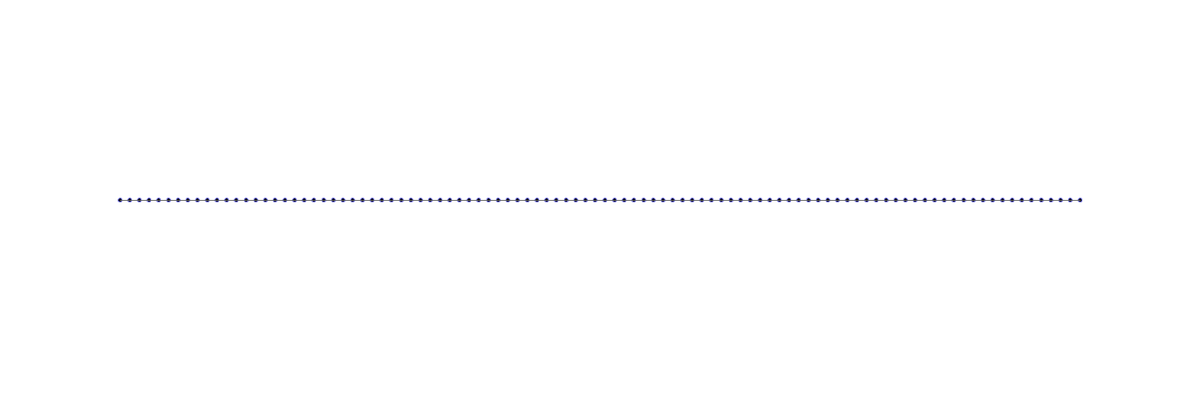
Frame 1 (no input)
Frame 60 (the mouse pressed at the canvas centre just before this capture): identical to frame 1, image omitted
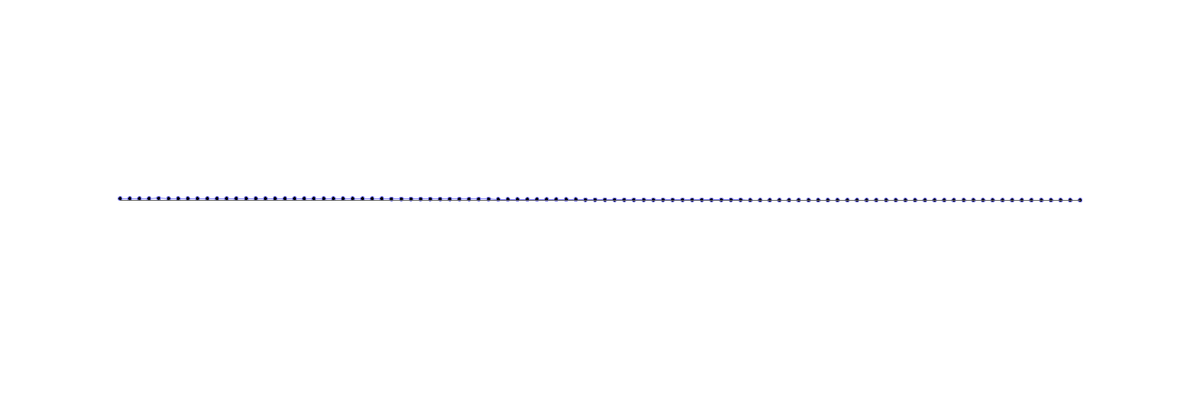
Frame 120 (the mouse held since frame 60 and released just before this capture)

The Processing sketch that drew these frames (run headless with seeded random() and noise(); from frame 60 on, the mouse is pressed at the canvas centre):

// Processing sketch: string_tension_transverse_wave_resonance
// ── string_tension_transverse_wave_resonance.pde
/*
  string_tension_transverse_wave_resonance.pde
  
 - Akira Kageyama (kage@port.kobe-u.ac.jp)
 
 - History
           2026.04.12: cp and revise string_catenary2.pde. 
                       This is string_tension_transverse_wave.           
           2026.04.23: Rename from sring_tension_transverse_wave.
                       This is string_tension_transverse_wave_resonance.
  

 - Note
         - We solve only the vertical (y-direcional) motion of each particle.
 
 - Usage 
           Mouse click : Start/Stop calculation
 
 */

boolean RunningStateToggle = false;


// string in natural state:     ooooooooooooooooooooooooooooooo
//                              .                               .
//                              .                                 .
// string in streched state :   ooooooooooooooooooooooooooooooooooooo
//
//
//
// When NUM_OF_PARTICLES = 7
//
//         particle number:       0    1    2    3    4    5    6
//                               /    /    /    /    /    /    / 
// string in natural state:     *----*----*----*----*----*----*
//                              .                               .
//                              .                                 .
// string in streched state :   *-----*-----*-----*-----*-----*-----*
//                             /     /     /     /     /     /     /
//                            0     1     2     3     4     5     6
//


//--------------------<input parameters>--------------------
final float STRING_NATURAL_LENGTH   = 1.0;    // (m)
final float STRING_STRETCHED_LENGTH = 1.1;    // (m)
final float STRING_MASS             = 0.001;  // (kg)
final float STRING_TENSION_FORCE    = 1.0;    // (N)
final int NUM_OF_PARTICLES = 100;   
final int DISPLAY_SPEED = 50;  // the larger, the higher quicker.
final boolean DISPLAY_PHASE_VELOCITY_MARKS = false;
//-------------------</input parameters>--------------------


//--------------------<derived parameters>--------------------

final float STRING_STRETCH 
              = STRING_STRETCHED_LENGTH-STRING_NATURAL_LENGTH; // (m)
final float STRING_TENSION_COEFFICIENT
              = STRING_TENSION_FORCE / STRING_STRETCH; // (N)(m)^{-1}
final float STRING_MASS_DENSITY 
              = STRING_MASS / STRING_NATURAL_LENGTH;  // (kg)(m)^{-1}
//
//
//                                        NATURAL_DISTANCE_BETWEEN_PARTICLES
//                                        . 
//                                        .
//                                     |--+-|
//         particle number:       0    1    2    3    4    5    6
//                               /    /    /    /    /    /    / 
// string in natural state:     *----*----*====*----*----*----*
//                                           |
//                                           spring between particles
//
//
//                   i-th particle    (i+1)-th particle
//                   /               /
//                  o = = = = = = = o
//                           .
//                            .
//                             spring between particles
//
//
// string in streched state :   *-----*-----*-----*-----*-----*-----*
//                             /     /     /     /     /     /     /
//                            0     1     2     3     4     5     6

//                
final float SPRING_NATURAL_LENGTH = STRING_NATURAL_LENGTH / (NUM_OF_PARTICLES-1);
final float SPRING_STRETCHED_LENGTH = STRING_STRETCHED_LENGTH / (NUM_OF_PARTICLES-1);
final float MASS_OF_A_PARTICLE = STRING_MASS_DENSITY * SPRING_NATURAL_LENGTH;
final float SPRING_STRETCH = SPRING_STRETCHED_LENGTH - SPRING_NATURAL_LENGTH;
final float SPRING_CONST = STRING_TENSION_FORCE / SPRING_STRETCH;

final float STRING_PHASE_VELOCITY = sqrt(STRING_TENSION_FORCE/STRING_MASS_DENSITY);

//-------------------</derived parameters>--------------------


float[] particlePosX = new float[NUM_OF_PARTICLES];
float[] particlePosY = new float[NUM_OF_PARTICLES];
float[] particleVelX = new float[NUM_OF_PARTICLES];
float[] particleVelY = new float[NUM_OF_PARTICLES];
float[] springK  = new float[NUM_OF_PARTICLES-1];

float spring_omega_sq = SPRING_CONST / MASS_OF_A_PARTICLE;
float spring_omega = sqrt(spring_omega_sq);   // (sec)^{-1}
float spring_period = TWO_PI / spring_omega;  // (sec)
float xmax_stretched_string =  STRING_STRETCHED_LENGTH / 2;
float xmin_stretched_string = -STRING_STRETCHED_LENGTH / 2;

float ymin = -0.01;  // (m)
float ymax =  0.01;  // (m)

float time = 0.0; // (sec)
int   step = 0;
float   dt = spring_period*0.01;  // (sec)

final int NORMAL_MODE_MAX = 20;
float[] normal_modes_omega = new float[NORMAL_MODE_MAX+1];;


void initialize_string() {
  for (int i=0; i<NUM_OF_PARTICLES-1; i++) {
    springK[i] = SPRING_CONST;
  }

  for (int i=0; i<NUM_OF_PARTICLES; i++) {
    particlePosX[i] = xmin_stretched_string + i*SPRING_STRETCHED_LENGTH;
    particlePosY[i] = 0.0; // y
    particleVelX[i] = 0.0; // vx
    particleVelY[i] = 0.0; // vy
  }
  
  /*
  for (int i=0; i<NUM_OF_PARTICLES; i++) {
    float half_length_of_wave_packet = STRING_STRETCHED_LENGTH*0.1;
    float amplitude_of_wave_packet = 0.001;  // (m)
    float x = particlePosX[i];
    if ( abs(x) < half_length_of_wave_packet ) {
      particlePosY[i] = amplitude_of_wave_packet*0.5*(1+cos(x/half_length_of_wave_packet*PI));
      particleVelY[i] = 1.0*sin(x/half_length_of_wave_packet*PI);
    }
  }
  */
}

void calculate_normal_modes() 
{
    normal_modes_omega[0] = Float.NaN;  // Not used.
    
    for (int n=1; n<=NORMAL_MODE_MAX; n++) {
       float normal_mode_wave_number = n * PI / STRING_STRETCHED_LENGTH;
       normal_modes_omega[n] = STRING_PHASE_VELOCITY * normal_mode_wave_number;
    }
}

void initialize() { 
  initialize_string();
  calculate_normal_modes();
}


void setup() {
  size(1500, 500);
  background(255);
  initialize();
  frameRate(60);
}


void draw() {
  background(255);
  stroke(0, 0, 255);

  translate(0, height);
  scale(1, -1);
  drawString();
  drawHorizontalLine();
  if ( DISPLAY_PHASE_VELOCITY_MARKS ) drawPhaseVelocityTickMarks();

  if ( RunningStateToggle ) {
    for (int n=0; n<DISPLAY_SPEED; n++) { // to speed up the display
      rungeKutta4();
      step += 1;
      if ( step%100 == 0 ) {
        println("step=", nf(step,9), 
                "time=", nf(time,1,6), 
                "energy=", totalEnergy() );
      }
    }
  }
}


float totalEnergy() {
  float kineticEnergy = 0.0;
  float potentialEnergy = 0.0;
  
  for (int i=0; i<NUM_OF_PARTICLES; i++) {
    float posx = particlePosX[i];
    float posy = particlePosY[i];
    float velx = particleVelX[i];
    float vely = particleVelY[i];
  
    if ( i>=1 && i<= NUM_OF_PARTICLES-1 ) {
      kineticEnergy += 0.5*MASS_OF_A_PARTICLE*(velx*velx+vely*vely);
    }
    
    if ( i>0 ) {
      float posx0 = particlePosX[i-1];
      float posy0 = particlePosY[i-1];      
      float l = dist(posx,posy,posx0,posy0) - SPRING_NATURAL_LENGTH;
      float lsq = l*l;
      potentialEnergy += 0.5*SPRING_CONST*lsq; 
    }
  }

  return(kineticEnergy + potentialEnergy);
}



void equationOfMotion(float  posx[],
                      float  posy[],
                      float  velx[],
                      float  vely[],                      
                      float dposx[],
                      float dposy[],
                      float dvelx[],
                      float dvely[],
                      float dt) 

{
  float l0 = SPRING_NATURAL_LENGTH;
  float dtm = dt / MASS_OF_A_PARTICLE;
    
  for (int i=1; i<=NUM_OF_PARTICLES-2; i++) {  
             // See boundaryCondition() for i=0 & NP-1.   

    // 
    //     (x0,y0)          (x1,y1)       (x2,y2)
    //         i-1           i            i+1
    //          o------------o------------o
    //          |            |            |
    //          |<--dist01-->|<--dist02-->|
    //                         
    //
    
    float x0 = posx[i-1];
    float x1 = posx[i  ];
    float x2 = posx[i+1];
    float y0 = posy[i-1];
    float y1 = posy[i  ];
    float y2 = posy[i+1];
    float dist01 = dist(x0,y0,x1,y1);
    float dist12 = dist(x1,y1,x2,y2);

    float s_forceAmp01 = springK[i-1]*(dist01-l0);
    float s_forceAmp12 = springK[i  ]*(dist12-l0);
    
    float unitVec01x = (x1-x0)/dist01;
    float unitVec01y = (y1-y0)/dist01;
    float unitVec12x = (x2-x1)/dist12;
    float unitVec12y = (y2-y1)/dist12;
    float s_force01x = s_forceAmp01*unitVec01x;
    float s_force01y = s_forceAmp01*unitVec01y;
    float s_force12x = s_forceAmp12*unitVec12x;
    float s_force12y = s_forceAmp12*unitVec12y;
    
    // Notice: Here we ignore the dissipation.
    float frictionCoeff = 0.0;
    float v_force_x = -frictionCoeff*velx[i];
    float v_force_y = -frictionCoeff*vely[i];
    
    float force_x = s_force12x - s_force01x + v_force_x;
    float force_y = s_force12y - s_force01y + v_force_y;
    
    // Notice: Here we ignore the horizontal motion.
    force_x = 0;

    dposx[i] = velx[i] * dt;  // dx = vx * dt
    dposy[i] = vely[i] * dt;  // dy = vy * dt
    dvelx[i] = force_x * dtm; // dvx = (fx/m)*dt 
    dvely[i] = force_y * dtm; // dvy = (fy/m- g)*dt
  }
}



void boundaryCondition( float t, float[] x, float y[] ) 
{
    float omega = normal_modes_omega[1];
    float amplitude = 0.0001;

    x[0] = xmin_stretched_string;   // x-coord of left-most particle.
//  y[0] = 0.0;                     // y-coord of left-most particle.
    y[0] = amplitude*sin(omega*t);  // y-coord of left-most particle.    
    x[NUM_OF_PARTICLES-1] = xmax_stretched_string;  // x-coord of right-most particle.
    y[NUM_OF_PARTICLES-1] = 0.0;                    // y-coord of right-most particle.
}


float mapx(float x) {
  // (x,y) = physical unit coords. 
  // (map(x),map(y)) = pixel coords.
  
  //   |              |                  |               |
  //   |--left space--|==================|--right space--|
  //   |              |                  |               |
  //   0              window_x1          window_x2       width
  
  float left_space_in_pixel = width*0.1;
  float right_space_in_pixel = left_space_in_pixel;
  float window_x1_in_pixel = left_space_in_pixel;
  float window_x2_in_pixel = width - right_space_in_pixel;
  
  return map(x, xmin_stretched_string, xmax_stretched_string, window_x1_in_pixel, window_x2_in_pixel);
}


float mapy(float y) {
  // (x,y) = physical unit coords. 
  // (map(x),map(y)) = pixel coords.
  
  float lower_space_in_pixel = height*0.1;
  float upper_space_in_pixel = lower_space_in_pixel;
  float window_y1_in_pixel = lower_space_in_pixel;
  float window_y2_in_pixel = height - upper_space_in_pixel;
  
  return map(y, ymin, ymax, window_y1_in_pixel, window_y2_in_pixel);
}



void drawHorizontalLine() {
  stroke(100);
  line(mapx(xmin_stretched_string), mapy(0), mapx(xmax_stretched_string), mapy(0));
}


void drawPhaseVelocityTickMarks() {
  int NUM_TICK_MARCKS = 10;
  //
  //  When NUM_TICK_MARCKS = 4,
  //
  //           xmin=================s=t=r=i=n=g=============xmax
  //             |          |          |          |          |
  //             D-->       D-->       D-->       D-->       
  //
  float distance_between_dummy_particles = STRING_STRETCHED_LENGTH / NUM_TICK_MARCKS;
  
  
  // Right-moving dummy particles
  strokeWeight(3);
  stroke(140,40,40);
  for (int i=0; i<NUM_TICK_MARCKS; i++) {
    float x = i*distance_between_dummy_particles;
    
    x += STRING_PHASE_VELOCITY * time;
    x = x % STRING_STRETCHED_LENGTH;
    x += xmin_stretched_string;        
    line(mapx(x), mapy(ymin*0.9), mapx(x), mapy(ymin*0.95));
  }
  
  // Left-moving dummy particles
  stroke(40,140,40);
  for (int i=0; i<NUM_TICK_MARCKS; i++) {
    float x = -i*distance_between_dummy_particles;
    
    x -= STRING_PHASE_VELOCITY * time;
    x = -((-x) % STRING_STRETCHED_LENGTH);
    x += xmax_stretched_string;        
    line(mapx(x), mapy(ymax*0.9), mapx(x), mapy(ymax*0.95));
  }
  strokeWeight(1);
  
}


void drawString() {
  stroke(125,125,255);

  for (int i=0; i<NUM_OF_PARTICLES-1; i++) {
    if ( springK[i] > 0.0 ) {
      float x0 = particlePosX[i];
      float y0 = particlePosY[i];
      float x1 = particlePosX[i+1];
      float y1 = particlePosY[i+1];
      line(mapx(x0), mapy(y0), mapx(x1), mapy(y1));
    }
  }

  fill(0);
  for (int i=0; i<NUM_OF_PARTICLES; i++) {
    float x = particlePosX[i];
    float y = particlePosY[i];
    ellipse(mapx(x), mapy(y), 5, 5);
  }
}



void mousePressed() {
  RunningStateToggle = !RunningStateToggle;
}

// ── integrator.pde

void rungeKutta4Advance(int num, 
                        float[] posx,
                        float[] posy,
                        float[] velx,
                        float[] vely,
                        float[] posx1,
                        float[] posy1,
                        float[] velx1,
                        float[] vely1,
                        float[] dposx,
                        float[] dposy,
                        float[] dvelx,
                        float[] dvely,
                        float factor)
{
  for (int j=0; j<num; j++) {
    posx[j] = posx1[j] + factor*dposx[j];
    posy[j] = posy1[j] + factor*dposy[j];
    velx[j] = velx1[j] + factor*dvelx[j];
    vely[j] = vely1[j] + factor*dvely[j];
  }
}



void rungeKutta4()
{
  final float ONE_SIXTH = 1.0/6.0;
  final float ONE_THIRD = 1.0/3.0;

  float[] posxprev = new float[NUM_OF_PARTICLES];
  float[] posxwork = new float[NUM_OF_PARTICLES];
  float[]   dposx1 = new float[NUM_OF_PARTICLES];
  float[]   dposx2 = new float[NUM_OF_PARTICLES];
  float[]   dposx3 = new float[NUM_OF_PARTICLES];
  float[]   dposx4 = new float[NUM_OF_PARTICLES];
  float[] posyprev = new float[NUM_OF_PARTICLES];
  float[] posywork = new float[NUM_OF_PARTICLES];
  float[]   dposy1 = new float[NUM_OF_PARTICLES];
  float[]   dposy2 = new float[NUM_OF_PARTICLES];
  float[]   dposy3 = new float[NUM_OF_PARTICLES];
  float[]   dposy4 = new float[NUM_OF_PARTICLES];
  float[] velxprev = new float[NUM_OF_PARTICLES];
  float[] velxwork = new float[NUM_OF_PARTICLES];
  float[]   dvelx1 = new float[NUM_OF_PARTICLES];
  float[]   dvelx2 = new float[NUM_OF_PARTICLES];
  float[]   dvelx3 = new float[NUM_OF_PARTICLES];
  float[]   dvelx4 = new float[NUM_OF_PARTICLES];
  float[] velyprev = new float[NUM_OF_PARTICLES];
  float[] velywork = new float[NUM_OF_PARTICLES];
  float[]   dvely1 = new float[NUM_OF_PARTICLES];
  float[]   dvely2 = new float[NUM_OF_PARTICLES];
  float[]   dvely3 = new float[NUM_OF_PARTICLES];
  float[]   dvely4 = new float[NUM_OF_PARTICLES];

  for (int j=0; j<NUM_OF_PARTICLES; j++) {
    posxprev[j] = particlePosX[j];
    posyprev[j] = particlePosY[j];
    velxprev[j] = particleVelX[j];
    velyprev[j] = particleVelY[j];
  }

  //step 1 
  equationOfMotion(posxprev,
                   posyprev,
                   velxprev,
                   velyprev,
                     dposx1,
                     dposy1,
                     dvelx1,
                     dvely1,
                         dt);
  rungeKutta4Advance(NUM_OF_PARTICLES,
                     posxwork,
                     posywork,
                     velxwork,
                     velywork,
                     posxprev,
                     posyprev,
                     velxprev,
                     velyprev,
                       dposx1,
                       dposy1,
                       dvelx1,
                       dvely1,
                          0.5);                        
  boundaryCondition( time, posxwork, posywork);

  time += 0.5*dt;

  //step 2
  equationOfMotion(posxwork,
                   posywork,
                   velxwork,
                   velywork,
                     dposx2,
                     dposy2,
                     dvelx2,
                     dvely2,
                         dt);
  rungeKutta4Advance(NUM_OF_PARTICLES,
                     posxwork,
                     posywork,
                     velxwork,
                     velywork,
                     posxprev,
                     posyprev,
                     velxprev,
                     velyprev,
                       dposx2,
                       dposy2,
                       dvelx2,
                       dvely2,
                          0.5);
  boundaryCondition( time, posxwork, posywork);
                          
  //step 3
  equationOfMotion(posxwork,
                   posywork,
                   velxwork,
                   velywork,
                     dposx3,
                     dposy3,
                     dvelx3,
                     dvely3,
                         dt);
  rungeKutta4Advance(NUM_OF_PARTICLES,
                     posxwork,
                     posywork,
                     velxwork,
                     velywork,
                     posxprev,
                     posyprev,
                     velxprev,
                     velyprev,
                       dposx3,
                       dposy3,
                       dvelx3,
                       dvely3,
                          1.0);
  boundaryCondition( time, posxwork, posywork);

  time += 0.5*dt;

  //step 4
  equationOfMotion(posxwork,
                   posywork,
                   velxwork,
                   velywork,
                     dposx4,
                     dposy4,
                     dvelx4,
                     dvely4,
                         dt);
  
  //the result
  for (int j=1; j<NUM_OF_PARTICLES-1; j++) { 
    posxwork[j] = posxprev[j] + (
                           ONE_SIXTH*dposx1[j]
                         + ONE_THIRD*dposx2[j]
                         + ONE_THIRD*dposx3[j]
                         + ONE_SIXTH*dposx4[j] 
                         );
    posywork[j] = posyprev[j] + (
                           ONE_SIXTH*dposy1[j]
                         + ONE_THIRD*dposy2[j]
                         + ONE_THIRD*dposy3[j]
                         + ONE_SIXTH*dposy4[j] 
                         );
    velxwork[j] = velxprev[j] + (
                           ONE_SIXTH*dvelx1[j]
                         + ONE_THIRD*dvelx2[j]
                         + ONE_THIRD*dvelx3[j]
                         + ONE_SIXTH*dvelx4[j] 
                         );
    velywork[j] = velyprev[j] + (
                           ONE_SIXTH*dvely1[j]
                         + ONE_THIRD*dvely2[j]
                         + ONE_THIRD*dvely3[j]
                         + ONE_SIXTH*dvely4[j] 
                         );
  }
  
  boundaryCondition( time, posxwork, posywork);
  
  for (int j=0; j<NUM_OF_PARTICLES; j++) {
    particlePosX[j] = posxwork[j];
    particlePosY[j] = posywork[j];
    particleVelX[j] = velxwork[j];
    particleVelY[j] = velywork[j];
  }

}
